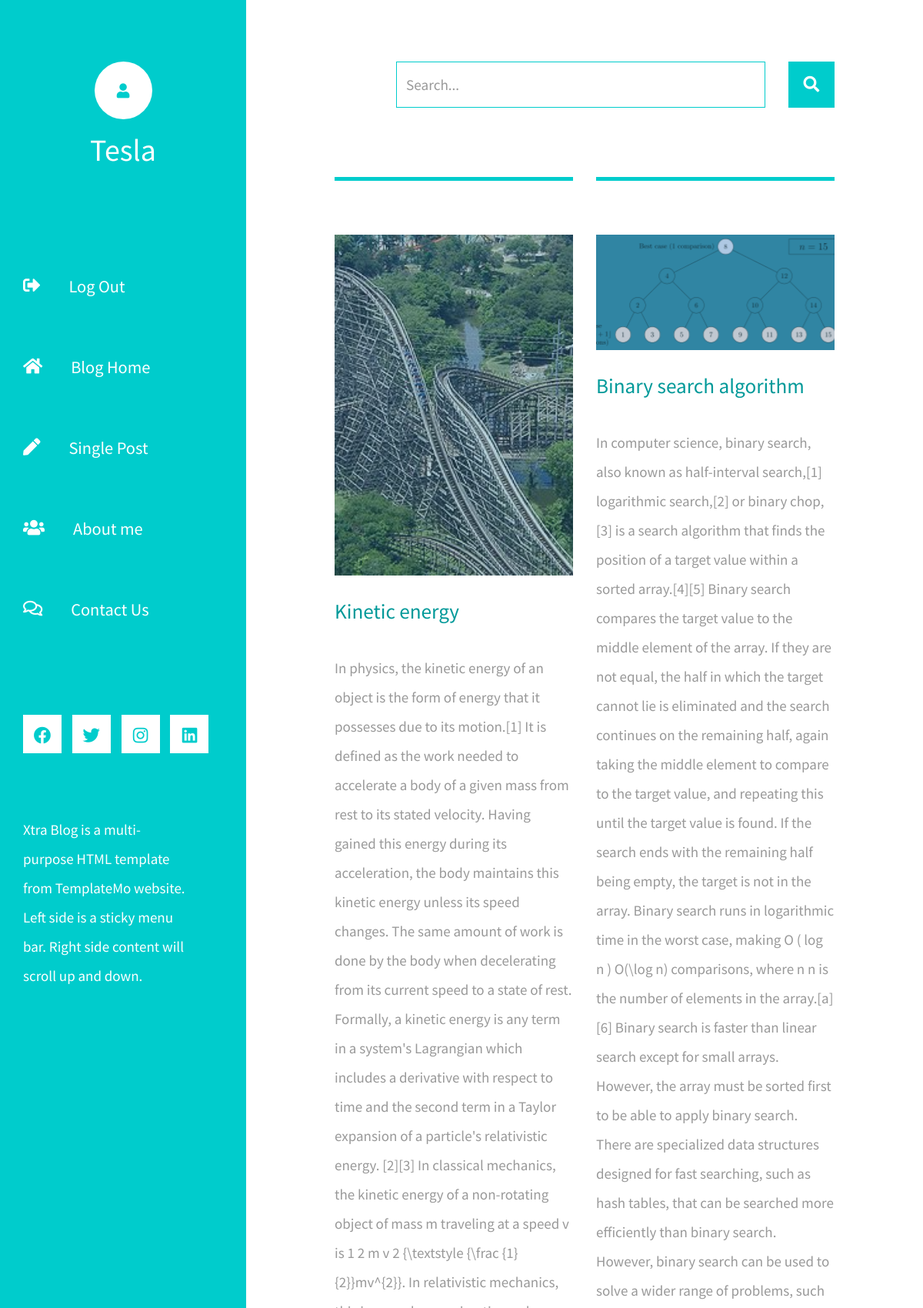
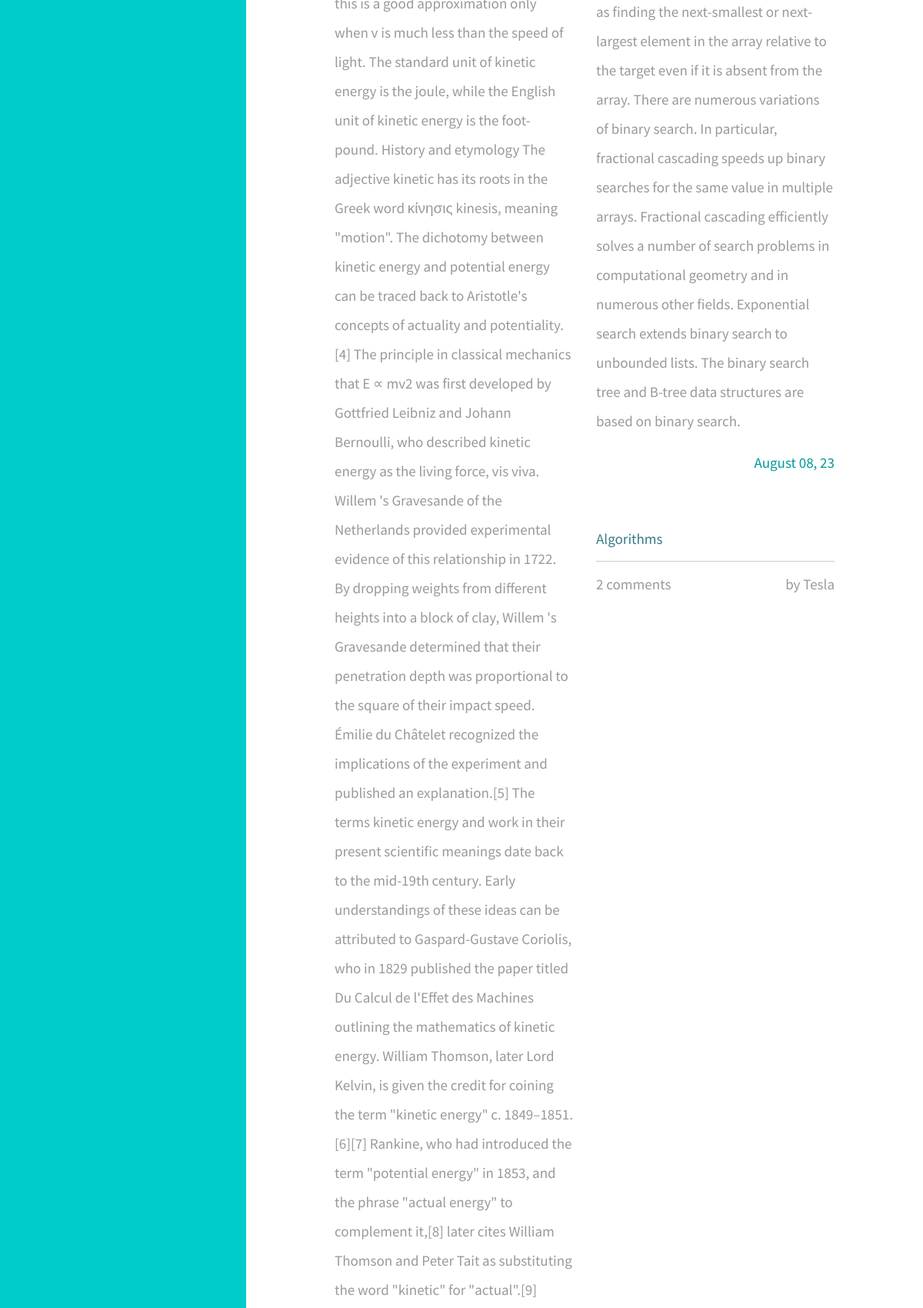
Screenshot of / (signed in, upper part) with the database file from the repository (2 pictures, top to bottom).
### blog_app/models.py (models this page shows, shortened)
class Article(models.Model):
    title = models.CharField(max_length = 100)
    description = models.TextField()
    author = models.ForeignKey(get_user_model(), on_delete = models.CASCADE)
    image = models.ImageField(upload_to = None)
    created_at = models.DateTimeField(auto_now_add = True)
    updated_at = models.DateTimeField(auto_now = True)
    tags = TaggableManager()
    class Meta:
        ordering = ('-created_at', )
    def display_tags(self):
        return ', '.join(list(self.tags.all().values_list('name', flat = True)))
    display_tags.short_description = 'Taglar'
    def get_absolute_url(self):
        return reverse('article_detail', args = [str(self.id)])

### blog_app/views.py (the view)
# urls.py: path('', views.index, name = 'index'),
@login_required(login_url = '/login/')
def index(request):
    query = request.GET.get('query')
    if query:
        articles = Article.objects.filter(Q(description__icontains = query) | Q(title__icontains = query) | Q(tags__name__icontains = query)).distinct()
        if not articles:
            messages.info(request, 'Qidiruv bo\'yicha hech nima topilmadi')
    else:
        articles = Article.objects.all()
    paginator = Paginator(articles, 4)
    page_number = request.GET.get('page')
    page_obj = paginator.get_page(page_number)
    return render(request, 'index.html', {'page_obj': page_obj})

### templates/index.html (shortened to what this page needs)
{% extends 'base.html' %}
{% load static %}
{% block search %}
<div class="col-12">
    <form method="GET" class="form-inline tm-mb-80 tm-search-form">
        <input class="form-control tm-search-input" name="query" type="text" placeholder="Search..." aria-label="Search">
        <button class="tm-search-button" type="submit">
            <i class="fas fa-search tm-search-icon" aria-hidden="true"></i>
        </button>
    </form>
</div>
{% endblock %}
{% block content %}
    <div class="row tm-row">
        {% for article in page_obj %}
            <article class="col-12 col-md-6 tm-post">
                <hr class="tm-hr-primary">
                <a href="{{ article.get_absolute_url }}" class="effect-lily tm-post-link tm-pt-60">
                    <div class="tm-post-link-inner">
                        <img src="{{ article.image.url }}" alt="Image" class="img-fluid">
                    </div>
                    <h2 class="tm-pt-30 tm-color-primary tm-post-title">{{ article.title }}</h2>
                </a>
                <p class="tm-pt-30">{{ article.description }}</p>
                <p class="tm-color-primary" style = 'text-align: right'>{{ article.created_at|date:'F m, y' }}</p>
                <div class="d-flex justify-content-between tm-pt-45">
                    <span class="tm-color-primary">
                        {% for tag in article.tags.all %}
                            <a href="{% url 'tag' tag.name %}" style="color: rgb(56, 123, 134)">{{tag.name|capfirst}}</a>
                        {% endfor %}
                    </span>
                </div>
                <hr>
                <div class="d-flex justify-content-between">
                    <span>{{ article.comment_set.all.count }} comment{{ article.comment_set.all.count|pluralize }}</span>
                    <span>by {{ article.author }}</span>
                </div>
            </article>
        {% endfor %}
    </div>
{% endblock %}

### templates/base.html (shortened to what this page needs)
{% load static %}
<!DOCTYPE html>
<html lang="en">
<head>
	<link rel="stylesheet" href="{% static 'fontawesome/css/all.min.css' %}">
    <link href="{% static 'css/bootstrap.min.css' %}" rel="stylesheet">
    <link href="{% static 'css/templatemo-xtra-blog.css' %}" rel="stylesheet">
</head>
<body>
	<header class="tm-header" id="tm-header">
        <div class="tm-header-wrapper">
            <div class="tm-site-header">
                <div class="mb-3 mx-auto tm-site-logo"><i class="fa fa-user"></i></div>
                <h1 class="text-center">{% if request.user.is_authenticated %}{{ user.get_username }}{% else %}Anonymous{% endif %}</h1>
            </div>
            <nav class="tm-nav" id="tm-nav">
                <ul>
                    {% if user.is_authenticated %}
                        <li class = 'tm-nav-item'>
                            <a href="{% url 'logout' %}" class='tm-nav-link'><i class="fas fa-sign-out-alt"></i>Log Out</a>
                        </li>
                    {% else %}
                        <li class = 'tm-nav-item'>
                            <a href="{% url 'login' %}" class='tm-nav-link'><i class="fas fa-sign-in-alt"></i>Log In</a>
                        </li>
                    {% endif %}
                    <li class="tm-nav-item">
                        <a href="{% url 'index' %}" class="tm-nav-link"><i class="fas fa-home"></i>Blog Home</a>
                    </li>
                    <li class="tm-nav-item"><a href="{% url 'article_create' %}" class="tm-nav-link">
                        <i class="fas fa-pen"></i>
                        Single Post
                    </a></li>
                    <li class="tm-nav-item"><a href="{% url 'about' %}" class="tm-nav-link">
                        <i class="fas fa-users"></i>
                        About me
                    </a></li>
                    <li class="tm-nav-item"><a href="{% url 'contact' %}" class="tm-nav-link">
                        <i class="far fa-comments"></i>
                        Contact Us
                    </a></li>
                </ul>
            </nav>
            <div class="tm-mb-65">
                <a rel="nofollow" href="https://www.facebook.com/profile.php?id=100083927093174" class="tm-social-link">
                    <i class="fab fa-facebook tm-social-icon"></i>
                </a>
                <a href="https://twitter.com" class="tm-social-link">
                    <i class="fab fa-twitter tm-social-icon"></i>
                </a>
                <a href="https://instagram.com" class="tm-social-link">
                    <i class="fab fa-instagram tm-social-icon"></i>
                </a>
                <a href="https://www.linkedin.com/in/ibrohim-ahmadjonov-536642236/" class="tm-social-link">
                    <i class="fab fa-linkedin tm-social-icon"></i>
                </a>
            </div>
            <p class="tm-mb-80 pr-5 text-white">
                Xtra Blog is a multi-purpose HTML template from TemplateMo website. Left side is a sticky menu bar. Right side content will scroll up and down.
            </p>
        </div>
    </header>
    <div class="container-fluid">
        <main class="tm-main">
            <div class="row tm-row">
                {% block search %}
                {% endblock %}
            </div>
            {% block content %}
            {% endblock %}
        </main>
    </div>
</body>
</html>

### static/css/templatemo-xtra-blog.css (style rules this page uses)
html { overflow-x: hidden; }
body { margin: 0; padding: 0; font-family: 'Source Sans Pro', sans-serif; font-size: 19px; line-height: 2em; overflow-x: hidden; }
p, span { color: #999; }
hr { border-top-color: #CCC; margin-top: 10px; margin-bottom: 10px; }
.form-control::placeholder { color: #999; }
.tm-header { background-color: #0CC; color: white; position: fixed; top: 0; left: 0; bottom: 0; z-index: 100; width: 400px; overflow-y: visible; }
.tm-header-wrapper { overflow-y: scroll; scrollbar-width: none; -ms-overflow-style: none; padding: 30px; width: 100%; height: 100%; }
.tm-site-header { margin-top: 50px; margin-bottom: 115px; }
.tm-site-logo { width: 75px; height: 75px; border-radius: 50%; background-color: white; display: flex; align-items: center; justify-content: center; }
.tm-site-logo i { color: #0CC; }
.tm-main { margin-left: 400px; padding: 80px 100px 25px; }
.tm-post { max-width: 470px; }
.tm-row { max-width: 980px; justify-content: space-between; }
.tm-nav { margin-bottom: 100px; }
.tm-nav-item { list-style: none; margin-bottom: 30px; }
.tm-nav-link { color: white; background-color: transparent; height: 75px; width: 100%; max-width: 300px; display: flex; align-items: center; font-size: 1.4rem; padding: 30px; }
.tm-nav ul { position: relative; }
.tm-nav-link i { margin-right: 37px; }
ul { margin: 0; padding: 0; }
.tm-nav { margin-left: -30px; }
.tm-social-link { display: inline-block; background-color: white; font-size: 1.4rem; width: 50px; height: 50px; text-align: center; padding-top: 8px; margin-right: 15px; margin-bottom: 15px; }
.tm-social-icon { color: #0CC; transition: all 0.3s ease; }
.tm-search-form { display: flex; align-items: center; justify-content: flex-end; }
.form-inline .form-control.tm-search-input { display: block; height: 60px; width: 480px; margin-right: 30px; border-radius: 0; border-color: #0CC; font-size: 1.2rem; }
.tm-search-button { width: 60px; height: 60px; border: none; background-color: #0CC; transition: all 0.3s ease; }
.tm-search-icon { color: white; font-size: 1.3rem; }
.tm-post-link { display: block; position: relative; cursor: pointer; }
.tm-post-link-inner { overflow: hidden; background: #3085a3; }
.tm-post-link img { position: relative; display: block; min-height: 100%; max-width: 100%; opacity: 0.8; }
.effect-lily img { max-width: none; width: -webkit-calc(100% + 50px); width: calc(100% + 50px); opacity: 0.7; -webkit-transition: opacity 0.35s, -webkit-transform 0.35s; transition: opacity 0.35s, transform 0.35s; -webkit-transform: translate3d(-40px,0, 0); transform: translate3d(-40px,0,0); }
.tm-post { margin-bottom: 75px; }
.tm-post-title { font-size: 1.7rem; transition: all 0.3s ease; }
hr.tm-hr-primary { border-top: 5px solid #0CC; }
.form-control { height: 45px; border-color: #0CC; border-radius: 0; }
.tm-pt-30 { padding-top: 30px; }
.tm-pt-45 { padding-top: 45px; }
.tm-pt-60 { padding-top: 60px; }
.tm-mb-65 { margin-bottom: 65px; }
.tm-mb-80 { margin-bottom: 80px; }
.tm-color-primary, span.tm-color-primary { color: #099; }
@media (max-width: 1540px) { .tm-header { width: 320px; } }
@media (max-width: 1540px) { .tm-main { margin-left: 320px; width: calc(100% - 320px); } }
@media (max-width: 1288px) { .tm-social-link { margin-right: 10px; } }

### rows the page displays
Article: image (picture), title "Kinetic energy", description "In physics, the kinetic energy of an object is the form of energy that it possesses due to its motion.[1] It is defined as the work needed to accelerate a body of a given mass from rest to its stated velocity. Having gained this energy during its acceleration, the body maintains this kinetic energy unless its speed changes. The same amount of work is done by the body when decelerating from its current speed to a state of rest. Formally, a kinetic energy is any term in a system's Lagrangian which includes a derivative with respect to time and the second term in a Taylor expansion of a particle's relativistic energy. [2][3] In classical mechanics, the kinetic energy of a non-rotating object…"
Article: image (picture), title "Binary search algorithm", description "In computer science, binary search, also known as half-interval search,[1] logarithmic search,[2] or binary chop,[3] is a search algorithm that finds the position of a target value within a sorted array.[4][5] Binary search compares the target value to the middle element of the array. If they are not equal, the half in which the target cannot lie is eliminated and the search continues on the remaining half, again taking the middle element to compare to the target value, and repeating this until the target value is found. If the search ends with the remaining half being empty, the target is not in the array. Binary search runs in logarithmic time in the worst case, making O ( log ⁡ n )…", created_at "August 08, 23", comment_set.all.count "2", author "Tesla"
Tag: name "Algorithms"

### other values shown
{{ user.get_username }} "Tesla"
